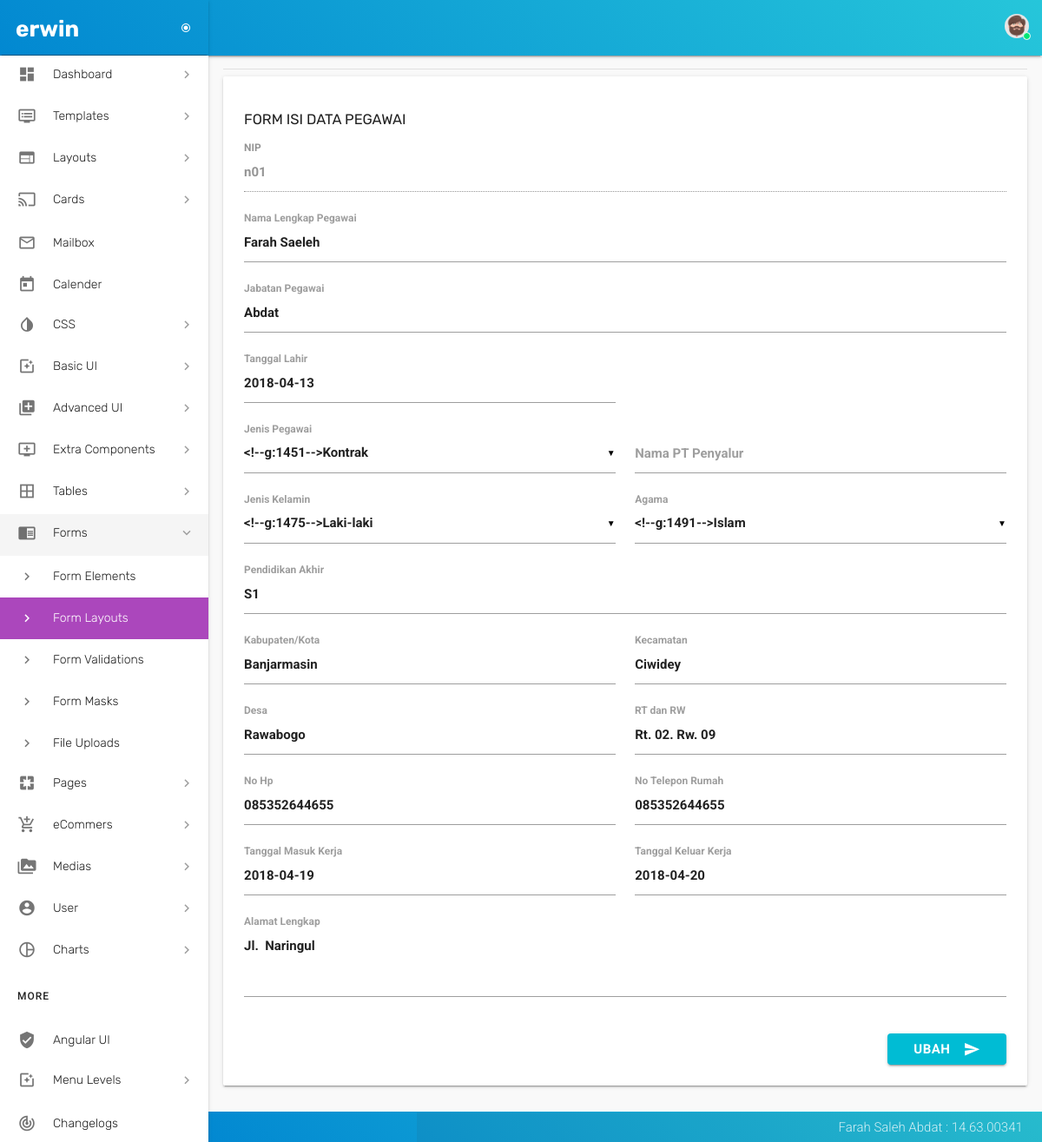
The app's page /pegawai_form_ubah.php?id_pegawai=1 (signed in), older data.
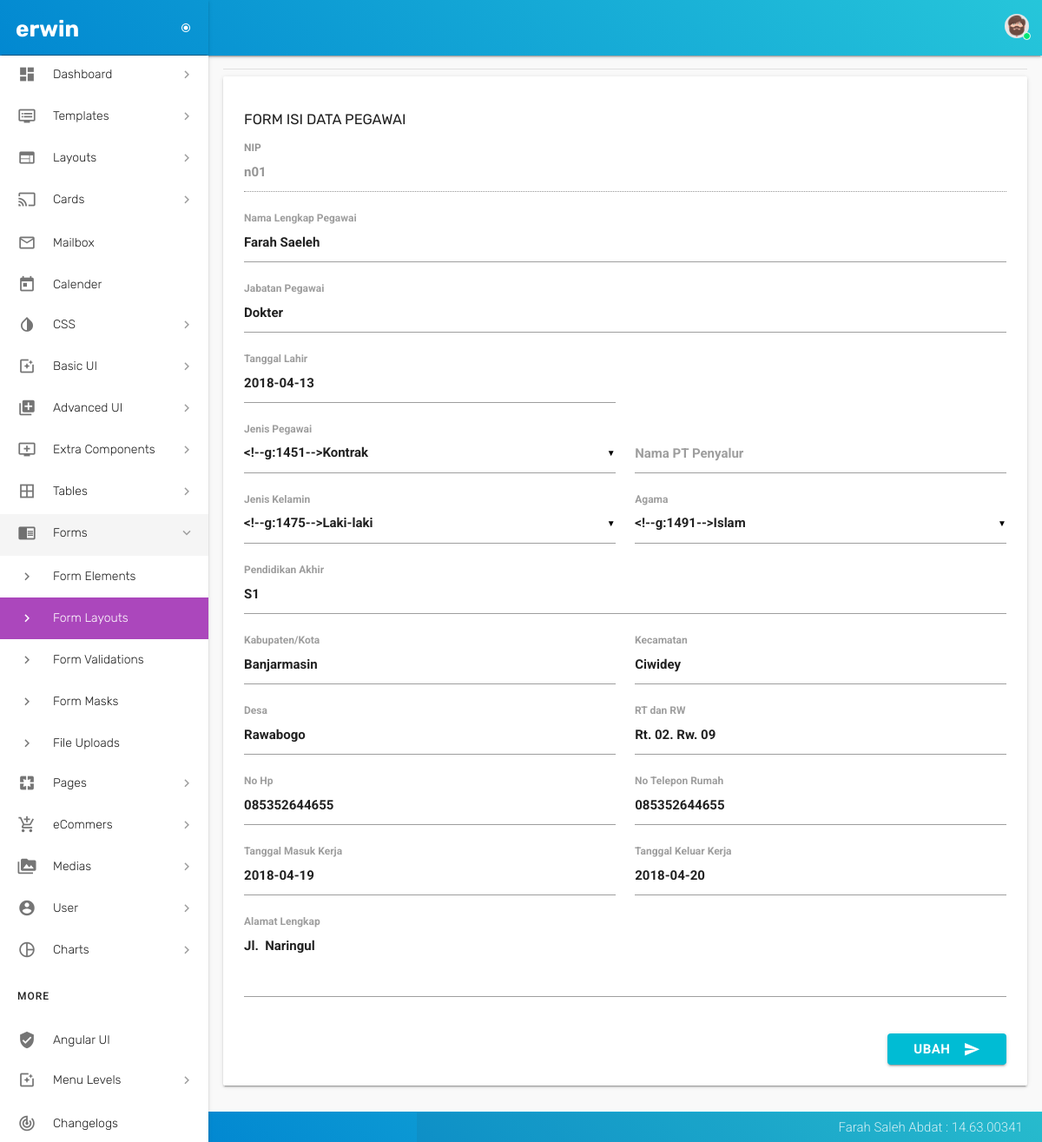
The same page, newer data.
### tables this page shows
CREATE TABLE `pegawai` (
  `id_pegawai` int(21) NOT NULL,
  `nip` varchar(21) NOT NULL,
  `nama_pegawai` varchar(30) NOT NULL,
  `jabatan_pegawai` varchar(30) NOT NULL,
  `status` enum('On','Off') NOT NULL DEFAULT 'On',
  `jenis_pegawai` enum('Permanen','Kontrak','Outsourcing') NOT NULL,
  `nama_pt` varchar(100) DEFAULT NULL,
  `tgl_lahir` date NOT NULL,
  `tgl_masuk_kerja` date NOT NULL,
  `tgl_keluar_kerja` date DEFAULT NULL,
  `jenis_kelamin` enum('Laki-laki','Perempuan') NOT NULL,
  `agama` enum('Islam','Kristen','Hindu','Budha','Protestan') NOT NULL,
  `pendidikan_akhir` varchar(30) NOT NULL,
  `no_telepon` varchar(21) NOT NULL,
  `no_telepon_rumah` varchar(21) NOT NULL,
  `kabupaten_kota` varchar(30) NOT NULL,
  `kecamatan` varchar(30) DEFAULT NULL,
  `desa` varchar(30) DEFAULT NULL,
  `rt_rw` varchar(30) DEFAULT NULL,
  `alamat_jln` varchar(30) NOT NULL,
  `jumlah` int(21) NOT NULL DEFAULT '0'
);

### pegawai_form_ubah.php (the view, shortened to what the changed rows need)
<?php
 if (empty($_SESSION['username'])) {
 header("location:login_form.php");
 }
 else {
 ?>
<!DOCTYPE html>
<html lang="en">
  <head>
    <link href="assets/css/materialize.css" type="text/css" rel="stylesheet">
    <link href="assets/css/style.css" type="text/css" rel="stylesheet">
    <link href="assets/css/custom.css" type="text/css" rel="stylesheet">
    <link href="assets/css/perfect-scrollbar.css" type="text/css" rel="stylesheet">
    <link href="assets/css/jquery-jvectormap.css" type="text/css" rel="stylesheet">
    <link href="assets/css/flag-icon.min.css" type="text/css" rel="stylesheet">
  </head>
  <body>
  <?php include 'config/header.php'; ?>
  <?php include 'config/menu.php'; ?>
  <section id="content">
      <div class="container">
        <div class="section">
          <div class="divider"></div>
            <div class="row">
              <div class="col s12 m12 l12">
                <div class="card-panel">
                  <h4 class="header2">Form Isi Data Pegawai</h4>
                  <div class="row">
                  <?php
                  include 'config/koneksiDB.php';
                  $id_pegawai    = $_GET['id_pegawai'];
                  $query         = "SELECT * FROM pegawai WHERE id_pegawai='$id_pegawai'";
                  $hasil         = mysqli_query($koneksi, $query);
                   foreach ($hasil as $data)
                  {
                        $nip              = $data['nip'];
                        $nama_pegawai     = $data['nama_pegawai'];
                        $jabatan_pegawai  = $data['jabatan_pegawai'];
                        $nama_pt          = $data['nama_pt'];
                        $tgl_lahir        = $data['tgl_lahir'];
                        $tgl_masuk_kerja  = $data['tgl_masuk_kerja'];
                        $tgl_keluar_kerja = $data['tgl_keluar_kerja'];
                        $pendidikan_akhir = $data['pendidikan_akhir'];
                        $no_telepon       = $data['no_telepon'];
                        $no_telepon_rumah = $data['no_telepon_rumah'];
                        $kabupaten_kota   = $data['kabupaten_kota'];
                        $kecamatan        = $data['kecamatan'];
                        $desa             = $data['desa'];
                        $rt_rw            = $data['rt_rw'];
                        $alamat_jln       = $data['alamat_jln'];
                   }
                  ?>
                    <form class="col s12" action="pegawai_proses_ubah.php" method="POST">
                      <div class="row">
                        <div class="input-field col s12">
                          <input type="text" name="nip" value="<?php echo $nip; ?>" disabled="disabled">
                          <label for="nip">NIP</label>
                        </div>
                      </div>
                      <div class="row">
                        <div class="input-field col s12">
                          <input type="text" name="nama_pegawai" required="required" value="<?php echo $nama_pegawai; ?>">
                          <label for="nama_pegawai">Nama Lengkap Pegawai</label>
                        </div>
                      </div>
                      <div class="row">
                        <div class="input-field col s12">
                          <input type="text" name="jabatan_pegawai" required="required" value="<?php echo $jabatan_pegawai; ?>">
                          <label for="jabatan_pegawai">Jabatan Pegawai</label>
                        </div>
                      </div>
                      <div class="row">
                        <div class="input-field col s6">
                          <input type="text" class="datepicker" name="tgl_lahir" required="required" value="<?php echo $tgl_lahir; ?>">
                          <label for="dob">Tanggal Lahir</label>
                        </div>
                      </div>
                      <div class="row">
                         <div class="input-field col s6">
                          <label>Jenis Pegawai</label>
                        </div>
                        <div class="input-field col s6">
                          <input  type="text" name="nama_pt" value="<?php echo $nama_pt; ?>">
                          <label for="nama_pt">Nama PT Penyalur</label>
                        </div>
                      </div>
                    <div class="row">
                        <div class="input-field col s6">
                          <label>Jenis Kelamin</label>
                        </div>
                        <div class="input-field col s6">
                          <label>Agama</label>
                        </div>
                    </div>
                    <div class="row">
                        <div class="input-field col s12">
                          <input type="text" name="pendidikan_akhir" required="required" value="<?php echo $pendidikan_akhir; ?>">
                          <label for="pendidikan_akhir">Pendidikan Akhir</label>
                        </div>
                    </div>
                    <div class="row">
                        <div class="input-field col s6">
                          <input type="text" name="kabupaten_kota" required="required" value="<?php echo $kabupaten_kota; ?>">
                          <label for="kabupaten_kota">Kabupaten/Kota</label>
                        </div>
                        <div class="input-field col s6">
                          <input type="text" name="kecamatan" value="<?php echo $kecamatan; ?>">
                          <label for="kecamatan">Kecamatan</label>
                        </div>
                    </div>
                    <div class="row">
                        <div class="input-field col s6">
                          <input type="text" name="desa" value="<?php echo $desa; ?>">
                          <label for="desa">Desa</label>
                        </div>
                        <div class="input-field col s6">
                          <input type="text" name="rt_rw" required="required" value="<?php echo $rt_rw; ?>">
                          <label for="rt_rw">RT dan RW</label>
                        </div>
                    </div>
                    <div class="row">
                        <div class="input-field col s6">
                          <input type="text" name="no_telepon" required="required" value="<?php echo $no_telepon; ?>">
                          <label for="no_telepon">No Hp</label>
                        </div>
                        <div class="input-field col s6">
                          <input type="text" name="no_telepon_rumah" required="required" value="<?php echo $no_telepon_rumah; ?>">
                          <label for="no_telepon_rumah">No Telepon Rumah</label>
                        </div>
                    </div>
                     <div class="row">
                        <div class="input-field col s6">
                          <input  type="text" class="datepicker" name="tgl_masuk_kerja" required="required" value="<?php echo $tgl_masuk_kerja; ?>">
                          <label for="tgl_masuk_kerja">Tanggal Masuk Kerja</label>
                        </div>
                        <div class="input-field col s6">
                          <input type="text" class="datepicker" name="tgl_keluar_kerja" value="<?php echo $tgl_keluar_kerja; ?>">
                          <label for="tgl_keluar_kerja">Tanggal Keluar Kerja</label>
                        </div>
                      </div>
                      <div class="row">
                        <div class="input-field col s12">
                          <textarea name="alamat_jln" id="message5" class="materialize-textarea" length="120" required="required"><?php echo $alamat_jln; ?></textarea>
                          <label for="message">Alamat Lengkap</label>
                       </div>
                      </div>
                        <div class="row">
                          <div class="input-field col s12">
                            <button class="btn cyan waves-effect waves-light right" type="submit" name="ubah_pegawai">Ubah
                              <i class="material-icons right">send</i>
                            </button>
                          </div>
                        </div>
                      </div>
                  </div>
                </div>
              </div>
            </div>
          </div>
  </section>
     <?php include 'config/footer.php'; ?>
  </body>
</html>
<?php } ?>

Row changes from the older to the newer data that the page shows:
changed pegawai "Farah Saeleh": jabatan_pegawai "Abdat" → "Dokter"
